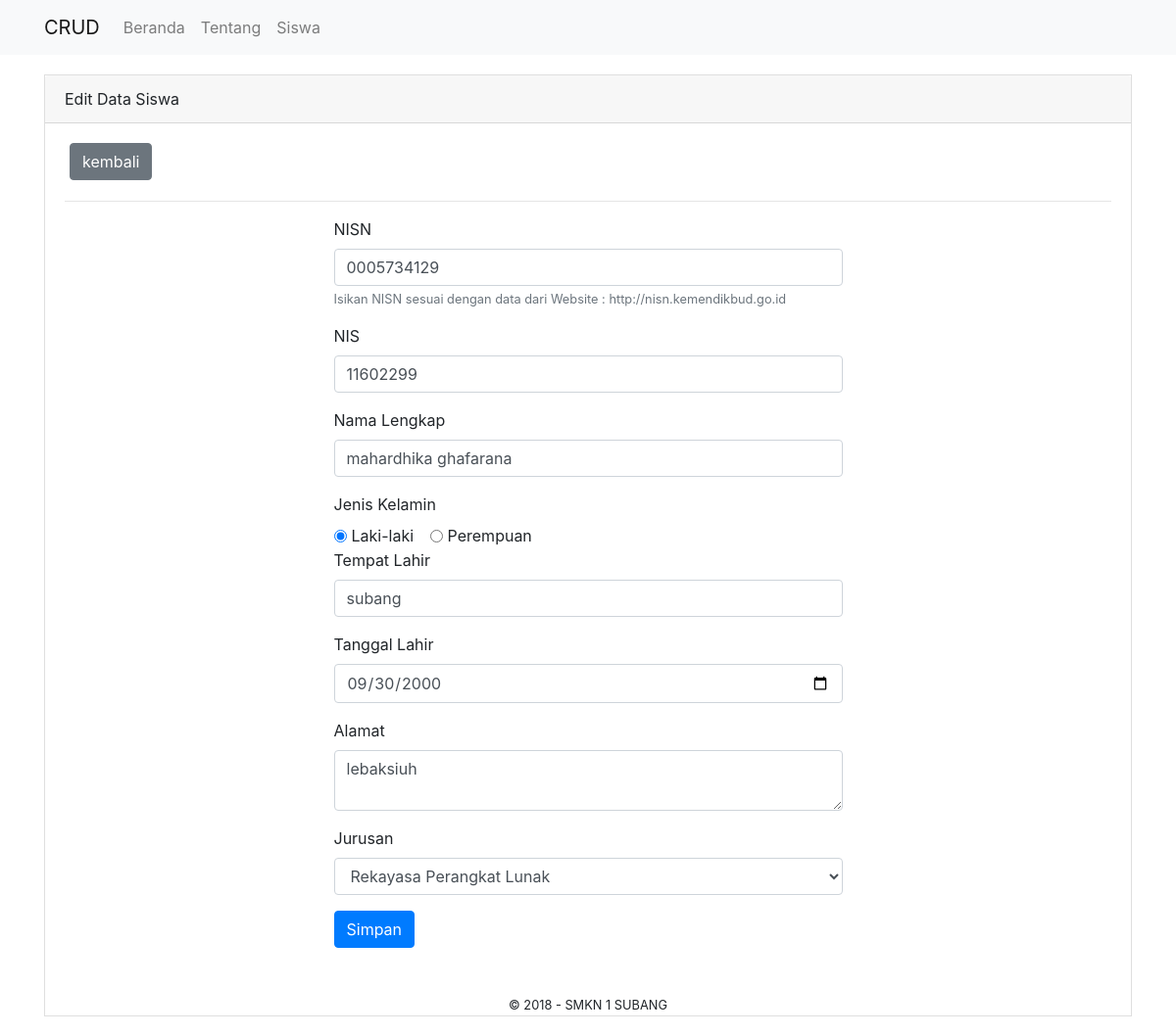
The app's page /index.php/siswa/edit/16 with its own data.
### tables this page shows
CREATE TABLE `siswa` (
  `siswa_id` int(11) NOT NULL,
  `nisn` char(10) NOT NULL,
  `nis` char(10) NOT NULL,
  `nama_lengkap` varchar(255) NOT NULL,
  `jk` enum('L','P') NOT NULL,
  `tempat_lahir` varchar(255) NOT NULL,
  `tanggal_lahir` date NOT NULL,
  `alamat` text NOT NULL,
  `jurusan` enum('RPL','TKJ','DG','TBSM','TPM','AKL','OTKP','BDP') NOT NULL,
  `tanggal_entri` datetime NOT NULL
);

### application/controllers/Siswa.php (called while the page is built, shortened)
<?php
     class Siswa extends CI_Controller{
          function edit($id){
               $siswa = $this->db->get_where("siswa",array('siswa_id' => $id));
               $data["query"] = $siswa;
               $data["content"] = "pages/siswa_edit";
               $this->load->view("template", $data);
          }
     }
?>

### index.php (called while the page is built, shortened)
<?php
require_once BASEPATH.'core/CodeIgniter.php';

### application/views/pages/siswa_edit.php (the view, shortened to what this page needs)
<?php
	if ($query == NULL) {
		$title = "Tambah";
	}else{
		$title = "Edit";
	}
	$r = $query->result()[0];
?>
<div class="card card-default" style="border-radius: 0px;  margin: 20px 0;">
	<div class="card-header"><?php echo $title; ?> Data Siswa</div>
	<div class="card-body">
		<?php echo anchor ('siswa','kembali','class="btn btn-secondary"
		style="margin: 0 5px; margin-bottom: 5px;"'); ?>
		<hr/>
		<div class="row">
			<div class="col-md-3"></div>
			<div class="col-md-6">
				<form method="post" action="../update/<?php echo $r->siswa_id; ?>">
					<div class="form-group">
						<label>NISN</label>
						<input type="text" name="siswa_nisn" value="<?php echo $r->nisn; ?>"
						class="form-control" placeholder="..">
						<small class="form-text text-muted"> Isikan
						NISN sesuai dengan data dari Website :
						http://nisn.kemendikbud.go.id </small>
					</div>
					<div class="form-group">
						<label>NIS</label>
						<input type="text" name="siswa_nis"  value="<?php echo $r->nis; ?>"
						class="form-control" placeholder="...">
					</div>
					<div class="form-group">
						<label>Nama Lengkap</label>
						<input type="text" name="siswa_nama_lengkap" value="<?php echo $r->nama_lengkap; ?>"
						class="form-control" placeholder="...">
					</div>
					<div class="form-group">
						<label>Jenis Kelamin</label>
						<br/>
						<div class="form-check form-check-inline">
							<input class="form-check-input" <?php if($r->jk =='L') echo 'checked'; ?>
							type="radio" name="siswa_jk" value="L">
							<label class="form-check-label">Laki-laki</label>
					</div>
					<div class="form-check form-check-inline">
						<input class="form-check-input"	<?php if($r->jk =='P') echo 'checked'; ?>
						type="radio" name="siswa_jk" value="p">
						<label class="form-check-label">Perempuan</label>
					</div>
					<div class="form-group">
						<label>Tempat Lahir</label>
						<input type="text" name="siswa_tempat_lahir"  value="<?php echo $r->tempat_lahir; ?>"
						class="form-control" placeholder="...">
					</div>
					<div class="form-group">
						<label>Tanggal Lahir</label>
						<input type="date" name="siswa_tanggal_lahir"  value="<?php echo $r->tanggal_lahir; ?>"
						class="form-control" placeholder="...">
					</div>
					<div class="form-group">
						<label>Alamat</label>
						<textarea class="form-control"
						name="siswa_alamat" placeholder="..."
						style="height 100px;"><?php echo $r->alamat; ?></textarea>
					</div>
					<div class="form-group">
						<label>Jurusan</label>
						<?php
							$option = array
							(
								""=>"- Pilih Jurusan -",
								"DG"=> "Desain Grafika",
								"TPM"=> "Teknik Pemesinan",
								"TBSM"=> "Teknik Bisnis Sepeda Motor",
								"RPL"=> "Rekayasa Perangkat Lunak",
								"TKJ"=> "Teknik Komputer dan Jaringan",
								"OTKP"=> "Otomatisasi Tata Kelola Perkantoran",
								"BDP"=> "Bisnis Daring dan Pemasaran",
								"AKL"=> "Akuntansi Keuangan Lembaga"
							);
						?>
						<select class="form-control" name="siswa_jurusan">
							<?php
								foreach ($option as $key => $value) {
									if($r->jurusan == $key)
										echo '<option selected value="'.$key.'">'.$value.'</option>';
									else
										echo '<option value="'.$key.'">'.$value.'</option>';
								}
							?>
						</select>
					</div>
						<button type="submit" class="btn btn-primary mb-2"> Simpan </button>
					</form>
				</div>
				<div class="col-md-3"></div>
			</div>
			</div>

### records on screen
siswa: siswa_nisn "0005734129", siswa_nis "11602299", siswa_nama_lengkap "mahardhika ghafarana", jk "☑", siswa_tempat_lahir "subang", siswa_tanggal_lahir "09/30/2000", siswa_alamat "lebaksiuh", siswa_jurusan "Rekayasa Perangkat Lunak"

### other values on screen
anchor('beranda','Beranda','class="nav-item nav-link"') "Beranda"
anchor('tentang','Tentang','class="nav-item nav-link"') "Tentang"
anchor('siswa','Siswa','class="nav-item nav-link"') "Siswa"
$title "Edit"
